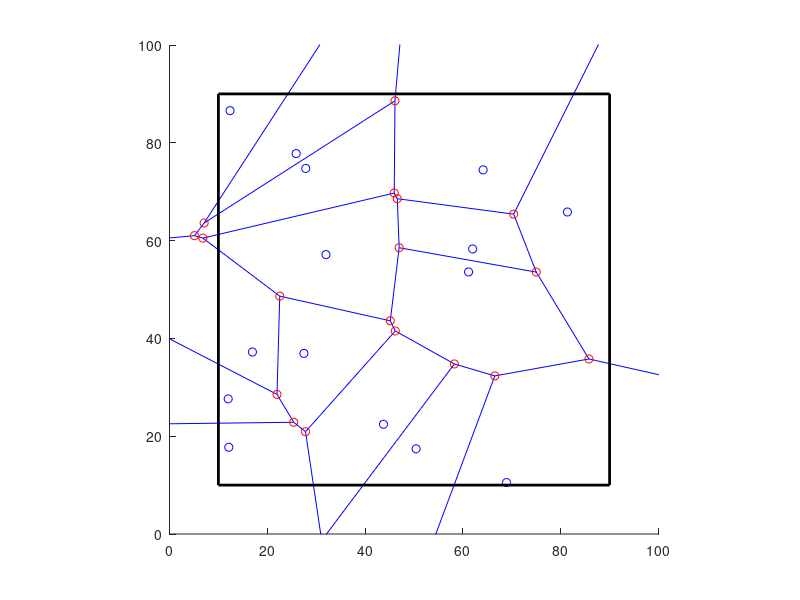
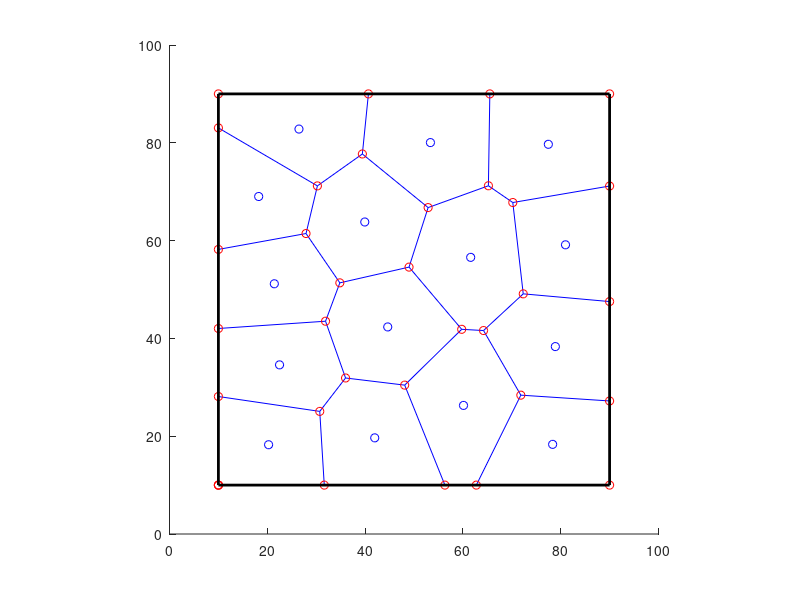

The MATLAB source for these figures, in order:
%DEMOVORONOI2D  One-line description here, please.
%
%   output = demoVoronoi2d(input)
%
%   Example
%   demoVoronoi2d
%
%   See also
%
 
% ------
% Author: David Legland
% e-mail: david.legland@inrae.fr
% INRAE - BIA Research Unit - BIBS Platform (Nantes)
% Created: 2022-02-21,    using Matlab 9.10.0.1739362 (R2021a) Update 5
% Copyright 2022 INRAE.

%% initialisations

% define the bounding box
box = [10 90 10 90];

% generate a set of points
rng(42);
germs = rand(15, 2) * 80 + 10;


%% Voronoi diagram

% compute voronoi
[v, e] = boundedVoronoi2d(box, germs);

% display
figure; hold on; axis square; axis([0 100 0 100]);
drawGraph(v, e);
drawPoint(germs, 'bo');
drawBox(box, 'linewidth', 2, 'color', 'k');

% print as image
print(gcf, 'boundedVoronoi2d_demo.png', '-dpng');


%% Cenrtoidal Voronoi diagram

% compute voronoi
nIters = 50;
[v2, e2, f2, g2] = boundedCentroidalVoronoi2d(germs, box, nIters);

% display
figure; hold on; axis square; axis([0 100 0 100]);
drawGraph(v2, e2);
drawPoint(g2, 'bo');
drawBox(box, 'linewidth', 2, 'color', 'k');

% print as image
print(gcf, 'boundedCVD2d_demo.png', '-dpng');
